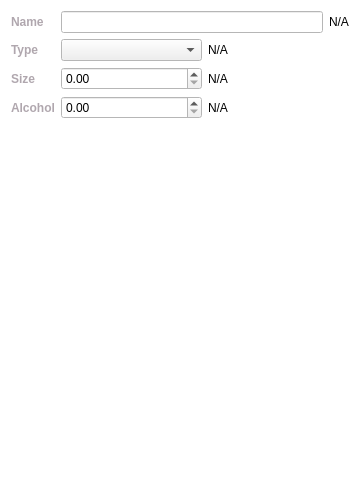
<?xml version="1.0" encoding="UTF-8"?>
<ui version="4.0">
 <class>DrinkDetailsWidget</class>
 <widget class="QWidget" name="DrinkDetailsWidget">
  <property name="geometry">
   <rect>
    <x>0</x>
    <y>0</y>
    <width>360</width>
    <height>480</height>
   </rect>
  </property>
  <property name="sizePolicy">
   <sizepolicy hsizetype="MinimumExpanding" vsizetype="MinimumExpanding">
    <horstretch>0</horstretch>
    <verstretch>0</verstretch>
   </sizepolicy>
  </property>
  <property name="palette">
   <palette>
    <active>
     <colorrole role="Base">
      <brush brushstyle="SolidPattern">
       <color alpha="255">
        <red>255</red>
        <green>255</green>
        <blue>255</blue>
       </color>
      </brush>
     </colorrole>
     <colorrole role="Window">
      <brush brushstyle="SolidPattern">
       <color alpha="255">
        <red>255</red>
        <green>255</green>
        <blue>255</blue>
       </color>
      </brush>
     </colorrole>
    </active>
    <inactive>
     <colorrole role="Base">
      <brush brushstyle="SolidPattern">
       <color alpha="255">
        <red>255</red>
        <green>255</green>
        <blue>255</blue>
       </color>
      </brush>
     </colorrole>
     <colorrole role="Window">
      <brush brushstyle="SolidPattern">
       <color alpha="255">
        <red>255</red>
        <green>255</green>
        <blue>255</blue>
       </color>
      </brush>
     </colorrole>
    </inactive>
    <disabled>
     <colorrole role="Base">
      <brush brushstyle="SolidPattern">
       <color alpha="255">
        <red>255</red>
        <green>255</green>
        <blue>255</blue>
       </color>
      </brush>
     </colorrole>
     <colorrole role="Window">
      <brush brushstyle="SolidPattern">
       <color alpha="255">
        <red>255</red>
        <green>255</green>
        <blue>255</blue>
       </color>
      </brush>
     </colorrole>
    </disabled>
   </palette>
  </property>
  <property name="windowTitle">
   <string>Form</string>
  </property>
  <layout class="QVBoxLayout" name="verticalLayout">
   <item>
    <layout class="QHBoxLayout" name="horizontalLayout_2">
     <property name="topMargin">
      <number>0</number>
     </property>
     <item>
      <layout class="QVBoxLayout" name="verticalLayoutPicture"/>
     </item>
     <item>
      <layout class="QFormLayout" name="formLayout">
       <item row="3" column="0">
        <widget class="QLabel" name="labelType">
         <property name="font">
          <font>
           <weight>75</weight>
           <bold>true</bold>
          </font>
         </property>
         <property name="styleSheet">
          <string notr="true">QLabel {
color: rgb(176, 167, 174);
}</string>
         </property>
         <property name="text">
          <string>Type</string>
         </property>
        </widget>
       </item>
       <item row="1" column="1">
        <layout class="QHBoxLayout" name="horizontalLayout">
         <property name="leftMargin">
          <number>0</number>
         </property>
         <property name="topMargin">
          <number>0</number>
         </property>
         <item>
          <widget class="QLineEdit" name="lineEditName"/>
         </item>
         <item>
          <widget class="QLabel" name="labelNameValue">
           <property name="text">
            <string>N/A</string>
           </property>
          </widget>
         </item>
        </layout>
       </item>
       <item row="1" column="0">
        <widget class="QLabel" name="labelName">
         <property name="font">
          <font>
           <weight>75</weight>
           <bold>true</bold>
          </font>
         </property>
         <property name="styleSheet">
          <string notr="true">QLabel {
color: rgb(176, 167, 174);
}</string>
         </property>
         <property name="text">
          <string>Name</string>
         </property>
        </widget>
       </item>
       <item row="3" column="1">
        <layout class="QHBoxLayout" name="horizontalLayout_3">
         <property name="leftMargin">
          <number>0</number>
         </property>
         <item>
          <widget class="QComboBox" name="comboBoxType"/>
         </item>
         <item>
          <widget class="QLabel" name="labelTypeValue">
           <property name="text">
            <string>N/A</string>
           </property>
          </widget>
         </item>
        </layout>
       </item>
       <item row="4" column="0">
        <widget class="QLabel" name="labelSize">
         <property name="font">
          <font>
           <weight>75</weight>
           <bold>true</bold>
          </font>
         </property>
         <property name="styleSheet">
          <string notr="true">QLabel {
color: rgb(176, 167, 174);
}</string>
         </property>
         <property name="text">
          <string>Size</string>
         </property>
        </widget>
       </item>
       <item row="4" column="1">
        <layout class="QHBoxLayout" name="horizontalLayout_4">
         <property name="leftMargin">
          <number>0</number>
         </property>
         <item>
          <widget class="QDoubleSpinBox" name="doubleSpinBoxSize"/>
         </item>
         <item>
          <widget class="QLabel" name="labelSizeValue">
           <property name="text">
            <string>N/A</string>
           </property>
          </widget>
         </item>
        </layout>
       </item>
       <item row="5" column="0">
        <widget class="QLabel" name="labelAlc">
         <property name="font">
          <font>
           <weight>75</weight>
           <bold>true</bold>
          </font>
         </property>
         <property name="styleSheet">
          <string notr="true">QLabel {
color: rgb(176, 167, 174);
}</string>
         </property>
         <property name="text">
          <string>Alcohol</string>
         </property>
        </widget>
       </item>
       <item row="5" column="1">
        <layout class="QHBoxLayout" name="horizontalLayout_5">
         <property name="leftMargin">
          <number>0</number>
         </property>
         <item>
          <widget class="QDoubleSpinBox" name="doubleSpinBoxAlc"/>
         </item>
         <item>
          <widget class="QLabel" name="labelAlcoholValue">
           <property name="text">
            <string>N/A</string>
           </property>
          </widget>
         </item>
        </layout>
       </item>
      </layout>
     </item>
    </layout>
   </item>
   <item>
    <spacer name="verticalSpacer_2">
     <property name="orientation">
      <enum>Qt::Vertical</enum>
     </property>
     <property name="sizeHint" stdset="0">
      <size>
       <width>20</width>
       <height>205</height>
      </size>
     </property>
    </spacer>
   </item>
  </layout>
 </widget>
 <resources/>
 <connections/>
</ui>
